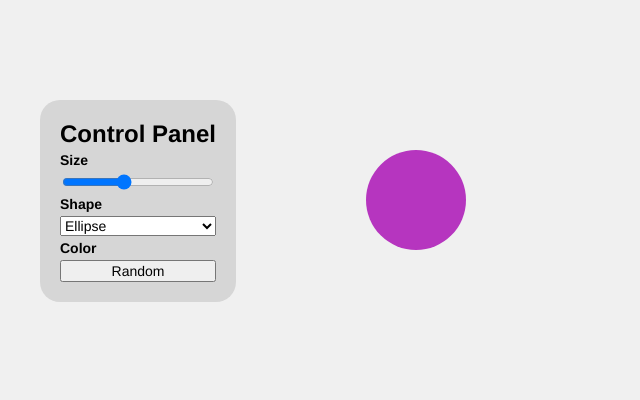
Frame 1 (no input)
Frame 60 (no input): identical to frame 1, image omitted
Frame 120 (the mouse pressed at the canvas centre since frame 60): identical to frame 1, image omitted

The p5.js sketch that drew this single still picture (run headless with seeded random() and noise() and a simulated clock; from frame 60 on, the mouse is pressed at the canvas centre):

// p5.js sketch
// ── sketch.js
//Change at least two visual variables in real time
//Include at least two types of input (e.g., a slider and a button)
//Feel intentional in layout and design

let colorBtn, sizeSlider, shapeSelect;
let shapeColor;
let controlPanel;
let MSize, MShape;


function setup() {
  createCanvas(640, 400);
  noStroke();
  textFont("Helvetica, Arial, sans-serif");
  
    //Control Panel
  controlPanel = createDiv();
  controlPanel.position(40, 100);
  
  // starting color
  shapeColor = color(random(255), random(255), random(255));

  MTitle = createP("Control Panel");
  MTitle.parent(controlPanel);
  MTitle.style("margin", "0");
     MTitle.style("font-size", "24px");
  
  function randomShapeColor() {
    shapeColor = color(random(255), random(255), random(255));
  }

  // Slider: controls size
  MSize = createP("Size");
  MSize.parent (controlPanel);
  MSize.style("margin", "0");
  sizeSlider = createSlider(20, 220, 100, 1);
  sizeSlider.parent (controlPanel);
 

  // Dropdown: choose shape
  MShape = createP("Shape");
  MShape.parent(controlPanel);
  MShape.style("margin", "0");

  shapeSelect = createSelect();
  shapeSelect.parent (controlPanel);
  

  shapeSelect.option("Ellipse");
  shapeSelect.option("Square");
  shapeSelect.option("Triangle");
  shapeSelect.style("font-family", "Verdana, sans-serif");
shapeSelect.style("font-size", "14px");
  
  // Button: change color
 // Dropdown: choose shape
  MCol = createP("Color");
  MCol.parent(controlPanel);
  MCol.style("margin", "0");
  
  colorBtn = createButton("Random");
  colorBtn.parent (controlPanel);
  colorBtn.mousePressed(randomShapeColor);
  colorBtn.style("font-family", "Verdana, sans-serif");
  colorBtn.style("font-size", "14px");

controlPanel.style("padding", "20px");
controlPanel.style("background", "#d6d6d6");
controlPanel.style("border-radius", "20px");
controlPanel.style("font-family", "Verdana, sans-serif");
  controlPanel.style("font-weight", "bold");
  controlPanel.style("font-size", "14px");
  // Stack controls vertically
  controlPanel.style("gap", "4px");
  controlPanel.style("display", "flex");
  controlPanel.style("flex-direction", "column");



  
}

function draw() {
  background(240);

  push();
  translate(width * 0.65, height * 0.5);
  let s = sizeSlider.value();

  fill(shapeColor);

  // draw chosen shape
  let choice = shapeSelect.value();
  if (choice === "Ellipse") {
    ellipse(0, 0, s, s);
  } else if (choice === "Square") {
    rectMode(CENTER);
    rect(0, 0, s, s);
  } else if (choice === "Triangle") {
    triangle(-s * 0.6, s * 0.5, 0, -s * 0.6, s * 0.6, s * 0.5);
  }
  pop();
}
